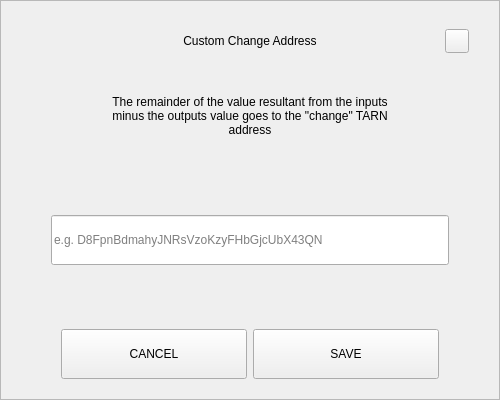
<?xml version="1.0" encoding="UTF-8"?>
<ui version="4.0">
 <class>SendChangeAddressDialog</class>
 <widget class="QDialog" name="SendChangeAddressDialog">
  <property name="geometry">
   <rect>
    <x>0</x>
    <y>0</y>
    <width>500</width>
    <height>400</height>
   </rect>
  </property>
  <property name="windowTitle">
   <string>Dialog</string>
  </property>
  <layout class="QVBoxLayout" name="verticalLayout">
   <property name="spacing">
    <number>0</number>
   </property>
   <property name="leftMargin">
    <number>0</number>
   </property>
   <property name="topMargin">
    <number>0</number>
   </property>
   <property name="rightMargin">
    <number>0</number>
   </property>
   <property name="bottomMargin">
    <number>0</number>
   </property>
   <item>
    <widget class="QFrame" name="frame">
     <property name="styleSheet">
      <string notr="true"/>
     </property>
     <property name="frameShape">
      <enum>QFrame::StyledPanel</enum>
     </property>
     <property name="frameShadow">
      <enum>QFrame::Raised</enum>
     </property>
     <layout class="QVBoxLayout" name="verticalLayout_2" stretch="0,0,0,0,0,0,0">
      <property name="spacing">
       <number>0</number>
      </property>
      <property name="leftMargin">
       <number>30</number>
      </property>
      <property name="topMargin">
       <number>20</number>
      </property>
      <property name="rightMargin">
       <number>30</number>
      </property>
      <property name="bottomMargin">
       <number>20</number>
      </property>
      <item>
       <layout class="QHBoxLayout" name="horizontalLayout_3">
        <property name="spacing">
         <number>0</number>
        </property>
        <item>
         <spacer name="horizontalSpacer_2">
          <property name="orientation">
           <enum>Qt::Horizontal</enum>
          </property>
          <property name="sizeHint" stdset="0">
           <size>
            <width>40</width>
            <height>20</height>
           </size>
          </property>
         </spacer>
        </item>
        <item>
         <widget class="QLabel" name="labelTitle">
          <property name="minimumSize">
           <size>
            <width>0</width>
            <height>40</height>
           </size>
          </property>
          <property name="maximumSize">
           <size>
            <width>16777215</width>
            <height>40</height>
           </size>
          </property>
          <property name="styleSheet">
           <string notr="true">padding-left:24px;</string>
          </property>
          <property name="text">
           <string>Custom Change Address</string>
          </property>
          <property name="alignment">
           <set>Qt::AlignCenter</set>
          </property>
          <property name="margin">
           <number>7</number>
          </property>
         </widget>
        </item>
        <item>
         <spacer name="horizontalSpacer">
          <property name="orientation">
           <enum>Qt::Horizontal</enum>
          </property>
          <property name="sizeHint" stdset="0">
           <size>
            <width>40</width>
            <height>20</height>
           </size>
          </property>
         </spacer>
        </item>
        <item>
         <widget class="QPushButton" name="btnEsc">
          <property name="minimumSize">
           <size>
            <width>24</width>
            <height>24</height>
           </size>
          </property>
          <property name="maximumSize">
           <size>
            <width>24</width>
            <height>24</height>
           </size>
          </property>
          <property name="focusPolicy">
           <enum>Qt::NoFocus</enum>
          </property>
          <property name="text">
           <string/>
          </property>
         </widget>
        </item>
       </layout>
      </item>
      <item>
       <spacer name="verticalSpacer_2">
        <property name="orientation">
         <enum>Qt::Vertical</enum>
        </property>
        <property name="sizeType">
         <enum>QSizePolicy::Fixed</enum>
        </property>
        <property name="sizeHint" stdset="0">
         <size>
          <width>20</width>
          <height>20</height>
         </size>
        </property>
       </spacer>
      </item>
      <item alignment="Qt::AlignHCenter">
       <widget class="QLabel" name="labelMessage">
        <property name="minimumSize">
         <size>
          <width>0</width>
          <height>70</height>
         </size>
        </property>
        <property name="text">
         <string>The remainder of the value resultant from the inputs minus the outputs value goes to the &quot;change&quot; TARN address</string>
        </property>
        <property name="alignment">
         <set>Qt::AlignCenter</set>
        </property>
        <property name="wordWrap">
         <bool>true</bool>
        </property>
       </widget>
      </item>
      <item>
       <spacer name="verticalSpacer_3">
        <property name="orientation">
         <enum>Qt::Vertical</enum>
        </property>
        <property name="sizeHint" stdset="0">
         <size>
          <width>20</width>
          <height>40</height>
         </size>
        </property>
       </spacer>
      </item>
      <item>
       <layout class="QHBoxLayout" name="horizontalLayout_2">
        <property name="spacing">
         <number>0</number>
        </property>
        <property name="leftMargin">
         <number>20</number>
        </property>
        <property name="rightMargin">
         <number>20</number>
        </property>
        <item>
         <widget class="QLineEdit" name="lineEditAddress">
          <property name="minimumSize">
           <size>
            <width>0</width>
            <height>50</height>
           </size>
          </property>
          <property name="placeholderText">
           <string notr="true">e.g. D8FpnBdmahyJNRsVzoKzyFHbGjcUbX43QN</string>
          </property>
         </widget>
        </item>
       </layout>
      </item>
      <item>
       <spacer name="verticalSpacer">
        <property name="orientation">
         <enum>Qt::Vertical</enum>
        </property>
        <property name="sizeHint" stdset="0">
         <size>
          <width>20</width>
          <height>40</height>
         </size>
        </property>
       </spacer>
      </item>
      <item>
       <layout class="QHBoxLayout" name="horizontalLayout" stretch="2,2">
        <property name="spacing">
         <number>6</number>
        </property>
        <property name="leftMargin">
         <number>30</number>
        </property>
        <property name="rightMargin">
         <number>30</number>
        </property>
        <item>
         <widget class="QPushButton" name="btnCancel">
          <property name="minimumSize">
           <size>
            <width>180</width>
            <height>50</height>
           </size>
          </property>
          <property name="focusPolicy">
           <enum>Qt::NoFocus</enum>
          </property>
          <property name="text">
           <string>CANCEL</string>
          </property>
         </widget>
        </item>
        <item>
         <widget class="QPushButton" name="btnSave">
          <property name="minimumSize">
           <size>
            <width>180</width>
            <height>50</height>
           </size>
          </property>
          <property name="focusPolicy">
           <enum>Qt::NoFocus</enum>
          </property>
          <property name="text">
           <string>SAVE</string>
          </property>
         </widget>
        </item>
       </layout>
      </item>
     </layout>
    </widget>
   </item>
  </layout>
 </widget>
 <resources/>
 <connections/>
</ui>
